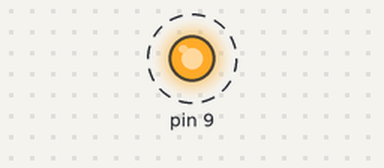
A sketch run on a simulated Arduino Uno, built with avr-gcc and run on an emulated ATmega328P. Shown: output pins drawn as LEDs (lit = HIGH). Dashed ring = blinking. At 1.0 s the program stops and its outputs stay as they are.

Above: at 0.05 s.
Timing chart, 0 to 2.5 s (numbered marks = the images above):
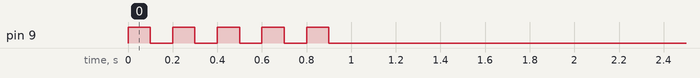

The sketch:

Delay.ino
```cpp
//****************************************************************************
/*
 keyestudio 4wd BT Car
 lesson 1.2
 delay
 http://www.keyestudio.com
*/
void setup()
{
  // initialize digital pin 11 as an output.
  pinMode(9, OUTPUT);
}
// the loop function runs over and over again forever
void loop()
{
  for(int i=0;i < 5;i++){
    digitalWrite(9, HIGH); // turn the LED on (HIGH is the voltage level)
    delay(100); // wait for 0.1 second
    digitalWrite(9, LOW); // turn the LED off by making the voltage LOW
    delay(100); // wait for 0.1 second
  }
  exit(0);
}
//*****************************************************************
```

Measured:
- by itself, pin 9: alternates HIGH for 0.10 s and LOW for 0.10 s, 10 changes in all, then stays LOW
